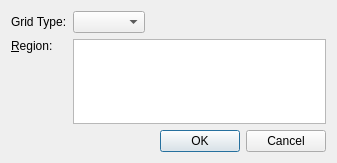
<?xml version="1.0" encoding="UTF-8"?>
<ui version="4.0">
 <class>PostZoneSelectingDialog</class>
 <widget class="QDialog" name="PostZoneSelectingDialog">
  <property name="geometry">
   <rect>
    <x>0</x>
    <y>0</y>
    <width>337</width>
    <height>163</height>
   </rect>
  </property>
  <property name="windowTitle">
   <string>Dialog</string>
  </property>
  <layout class="QVBoxLayout" name="verticalLayout_2">
   <item>
    <layout class="QGridLayout" name="gridLayout">
     <item row="0" column="0">
      <widget class="QLabel" name="gridTypeLabel">
       <property name="text">
        <string>Grid Type:</string>
       </property>
      </widget>
     </item>
     <item row="0" column="1">
      <layout class="QHBoxLayout" name="horizontalLayout">
       <item>
        <widget class="QComboBox" name="gridTypeComboBox"/>
       </item>
       <item>
        <spacer name="horizontalSpacer">
         <property name="orientation">
          <enum>Qt::Horizontal</enum>
         </property>
         <property name="sizeHint" stdset="0">
          <size>
           <width>40</width>
           <height>20</height>
          </size>
         </property>
        </spacer>
       </item>
      </layout>
     </item>
     <item row="1" column="0">
      <layout class="QVBoxLayout" name="verticalLayout">
       <item>
        <widget class="QLabel" name="zoneLabel">
         <property name="text">
          <string>&amp;Region:</string>
         </property>
         <property name="buddy">
          <cstring>zoneList</cstring>
         </property>
        </widget>
       </item>
       <item>
        <spacer name="verticalSpacer">
         <property name="orientation">
          <enum>Qt::Vertical</enum>
         </property>
         <property name="sizeHint" stdset="0">
          <size>
           <width>20</width>
           <height>40</height>
          </size>
         </property>
        </spacer>
       </item>
      </layout>
     </item>
     <item row="1" column="1">
      <widget class="QListWidget" name="zoneList"/>
     </item>
    </layout>
   </item>
   <item>
    <widget class="QDialogButtonBox" name="buttonBox">
     <property name="orientation">
      <enum>Qt::Horizontal</enum>
     </property>
     <property name="standardButtons">
      <set>QDialogButtonBox::Cancel|QDialogButtonBox::Ok</set>
     </property>
    </widget>
   </item>
  </layout>
 </widget>
 <resources/>
 <connections>
  <connection>
   <sender>buttonBox</sender>
   <signal>accepted()</signal>
   <receiver>PostZoneSelectingDialog</receiver>
   <slot>accept()</slot>
   <hints>
    <hint type="sourcelabel">
     <x>248</x>
     <y>254</y>
    </hint>
    <hint type="destinationlabel">
     <x>157</x>
     <y>274</y>
    </hint>
   </hints>
  </connection>
  <connection>
   <sender>buttonBox</sender>
   <signal>rejected()</signal>
   <receiver>PostZoneSelectingDialog</receiver>
   <slot>reject()</slot>
   <hints>
    <hint type="sourcelabel">
     <x>316</x>
     <y>260</y>
    </hint>
    <hint type="destinationlabel">
     <x>286</x>
     <y>274</y>
    </hint>
   </hints>
  </connection>
 </connections>
</ui>
